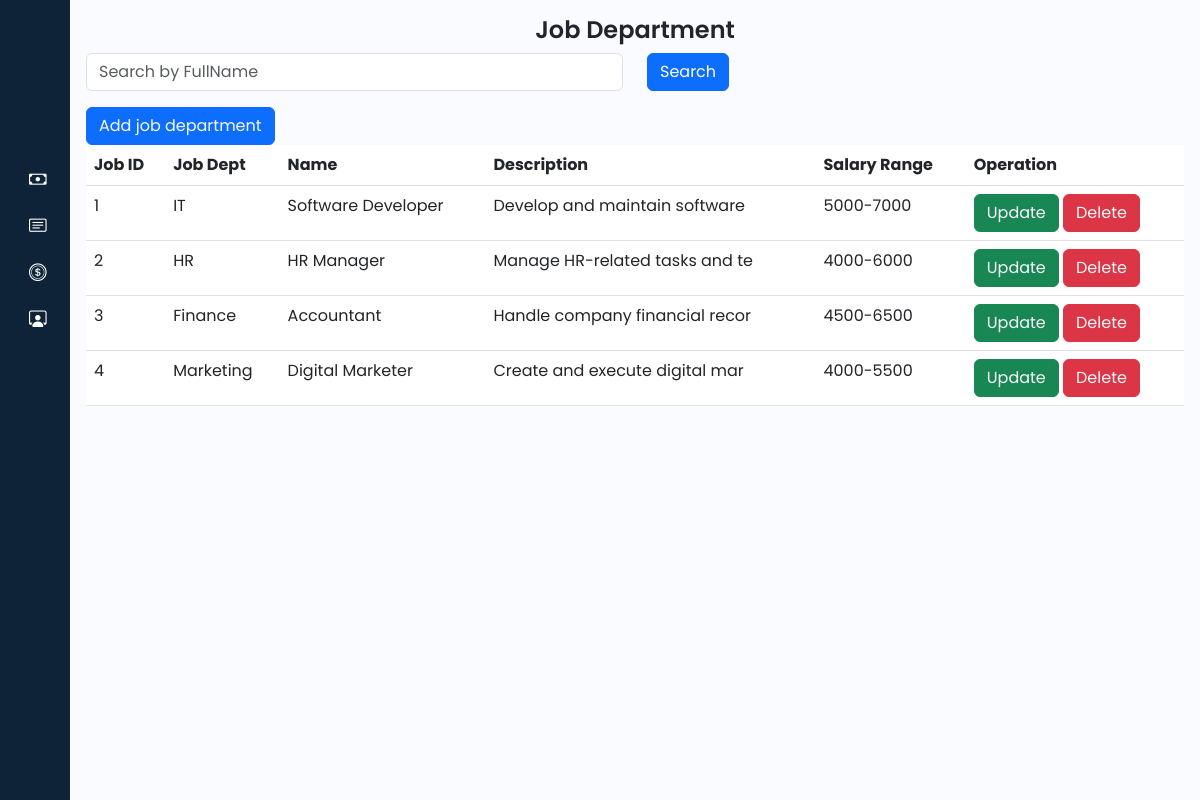
Page /admin/jobDepartment.php on the earlier database version.
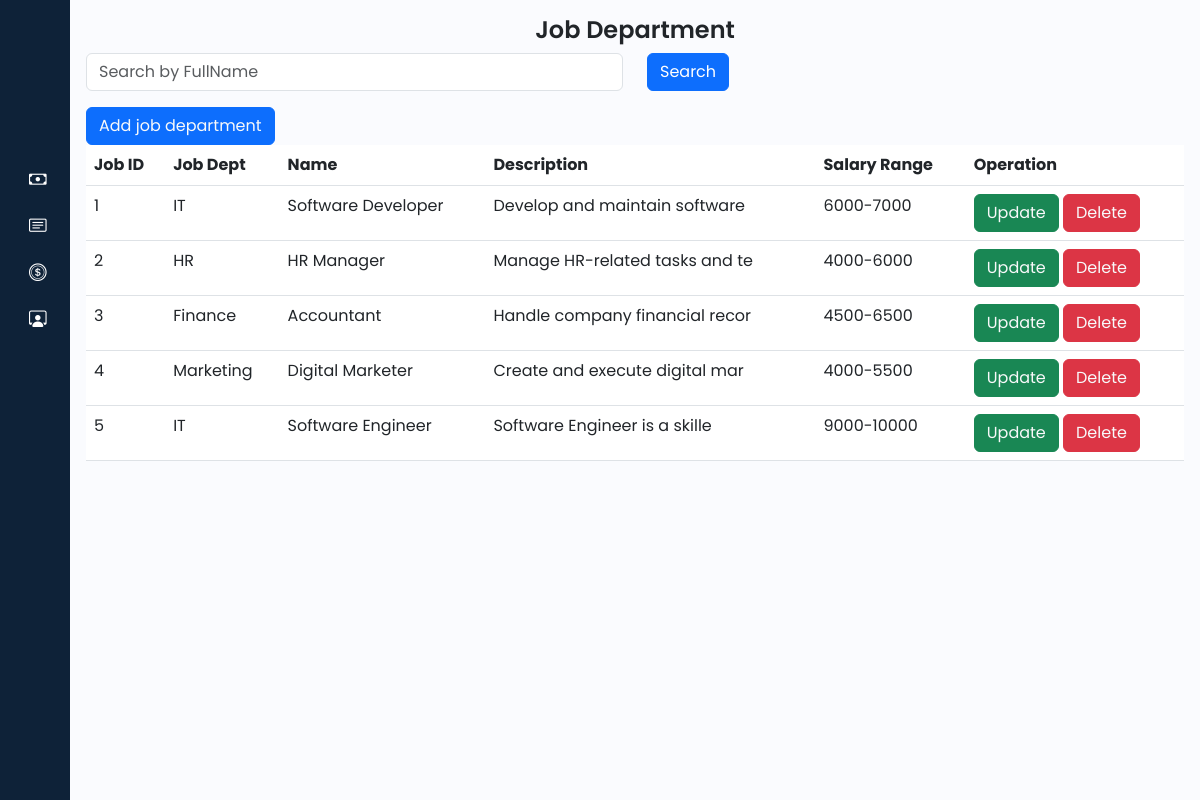
Same page on the later database version.
### tables this page shows
CREATE TABLE `job_department` (
  `job_ID` int(11) NOT NULL,
  `job_dept` varchar(30) DEFAULT NULL,
  `name` varchar(30) DEFAULT NULL,
  `description` varchar(30) DEFAULT NULL,
  `salary_range` varchar(30) DEFAULT NULL
);

### admin/jobDepartment.php (the view, shortened to what this page needs)
<?php
@include '../connection/connect.php';
$select = "SELECT * FROM job_department";
$result = mysqli_query($con, $select);
?>
<!DOCTYPE html>
<html lang="en">
<head>
    <link href="https://cdn.lineicons.com/4.0/lineicons.css" rel="stylesheet" />
    <link href="https://cdn.jsdelivr.net/npm/bootstrap@5.3.0-alpha3/dist/css/bootstrap.min.css" rel="stylesheet"
>
    <link rel="stylesheet" href="https://cdn.jsdelivr.net/npm/bootstrap-icons@1.11.3/font/bootstrap-icons.min.css">
    <link rel="stylesheet" href="style/style.css">
</head>
<body>
    <div class="wrapper">
        <?php include 'sidebar.php'; ?>
        <div class="main p-3">
            <div class="text-center">
                <h1>
                    Job Department
                </h1>
            </div>
            <form method="post">
                <div class="row mb-3">
                    <div class="col-sm">
                        <input type="text" name="search_keyword" class="form-control" placeholder="Search by FullName" value="<?php echo isset($search_keyword) ? $search_keyword : ''; ?>">
                    </div>
                    <div class="col-sm">
                        <button type="submit" name="search" class="btn btn-primary">Search</button>
                    </div>
                </div>
            </form>
            <button class="btn btn-primary">
                <a href="operation/jobDepartment/create.php" class="text-light">Add job department</a>
            </button>
            <table class="table table-inverse">
            <thead>
                <tr>
                    <th>Job ID</th>
                    <th>Job Dept</th>
                    <th>Name</th>
                    <th>Description</th>
                    <th>Salary Range</th>
                    <th>Operation</th>
                </tr>
            </thead>
            <tbody>
                <?php
                if ($result) {
                    while ($row = mysqli_fetch_assoc($result)) {
                        $job_ID = $row['job_ID'];
                        $job_dept = $row['job_dept'];
                        $name = $row['name'];
                        $description = $row['description'];
                        $salary_range = $row['salary_range'];
                        echo '<tr>
                            <td>'.$job_ID.' </td>
                            <td>'.$job_dept.' </td>
                            <td>'.$name.' </td>
                            <td>'.$description.' </td>
                            <td>'.$salary_range.' </td>
                            <td>
                                <button class="btn btn-success"><a href="operation/jobDepartment/update.php?updatejob_ID='.$job_ID.'" class="text-light">Update</a></button>
                                <button class="btn btn-danger"><a href="operation/jobDepartment/delete.php?deletejob_ID='.$job_ID.'" class="text-light">Delete</a></button>
                            </td>
                        </tr>';
                    }
                }
                ?>
            </tbody>
            </table>
        </div>
    </div>
</body>
</html>

Differences in the rows shown:
changed job_department "Software Developer": salary_range "5000-7000" → "6000-7000"
added job_department: job_ID "5", job_dept "IT", name "Software Engineer", description "Software Engineer is a skille", salary_range "9000-10000"
